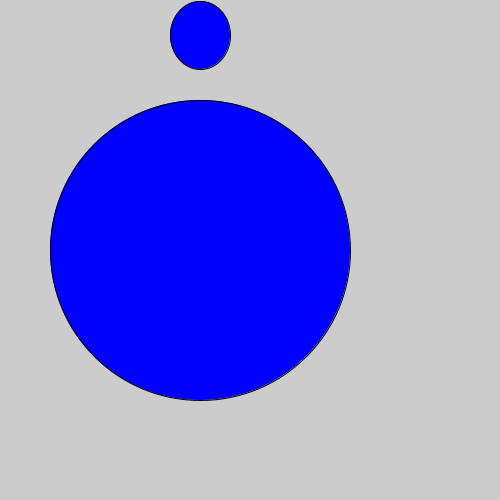
Frame 1 (no input)
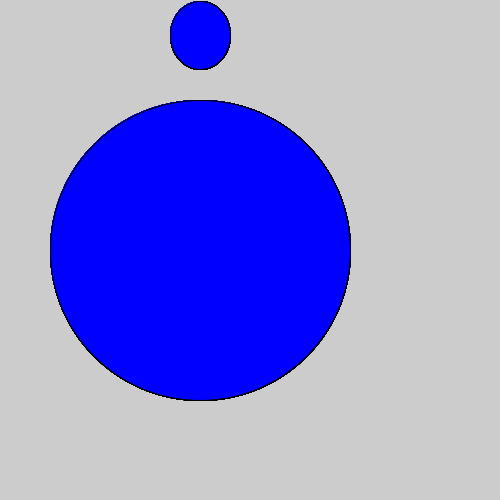
Frame 60 (the mouse pressed at the canvas centre just before this capture)
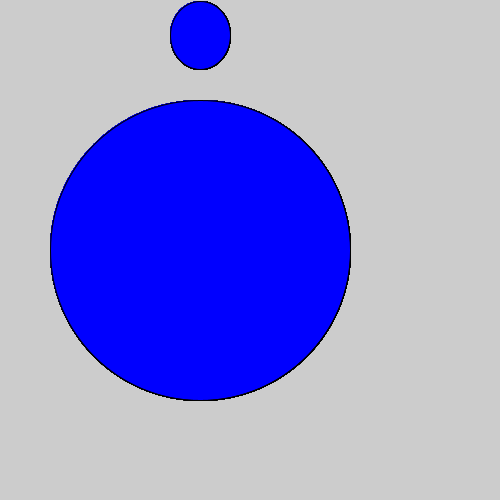
Frame 120 (the mouse held since frame 60 and released just before this capture)

The Processing sketch that drew these frames (run headless with seeded random() and noise(); from frame 60 on, the mouse is pressed at the canvas centre):

// Processing sketch: pizza
// ── pizza.pde

void setup() {
    size(500,500);
}


void draw() {
  fill(0,0,255);
  ellipse(200,35,60,68);
  
  circle(200,250,300);
 
}
